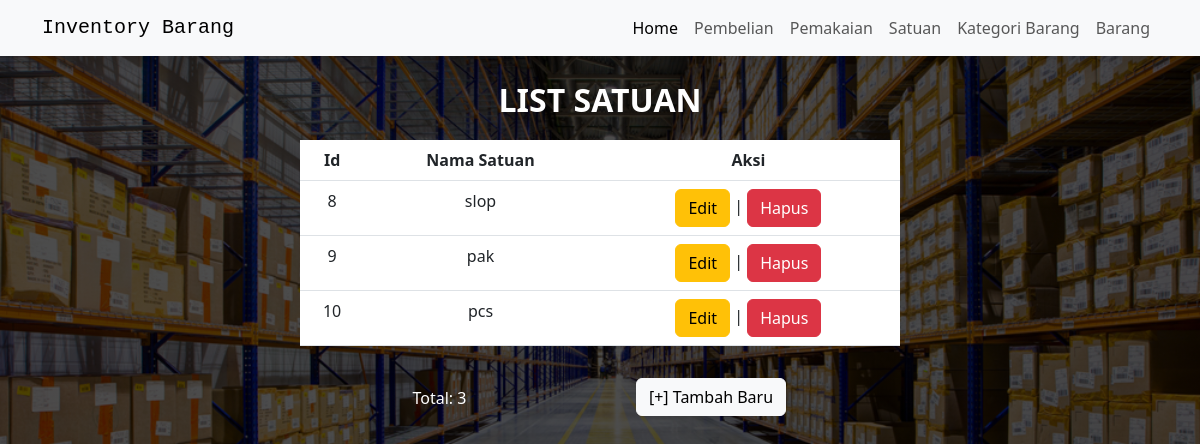
The page /satuan/listsatuan.php on the database its author committed.
### tables this page shows
CREATE TABLE `satuan` (
  `id` int(100) NOT NULL,
  `nama_satuan` varchar(168) NOT NULL
);

### satuan/listsatuan.php (the view)
<?php
include("../koneksi/koneksi.php");
include('../head.php')
?>
<header>
    <p>
        <b>LIST SATUAN</b>
    </p>
</header>
<div class="table-satuan">
    <div class="table-responsive">
        <table class="table table-hover text-center">
            <thead>
                <tr class="table">
                    <th>Id </th>
                    <th>Nama Satuan</th>
                    <th>Aksi</th>
                </tr>
            </thead>
            <tbody>
                <?php
                $sql = "SELECT * FROM satuan";
                $query = mysqli_query($db, $sql);
                while ($satuan = mysqli_fetch_array($query)) {
                    echo "<tr>";
                    echo "<td>" . $satuan['id'] . "</td>";
                    echo "<td>" . $satuan['nama_satuan'] . "</td>";
                    echo "<td>";
                    echo '<a href=editsatuan.php?id=' . $satuan['id'] . ' class="btn btn-warning">Edit</a> | ';
                    echo '<a href="hapussatuan.php?id=' . $satuan['id'] . '" class="btn btn-danger">Hapus</a> ';
                    echo "</td>";
                    echo "</tr>";
                }
                ?>
            </tbody>
        </table>
    </div>
</div>
<div class="container text-center">
    <div class="row justify-content-center">
        <div class="col-2 pt-4 pe-5">
            <p>
                Total: <?php echo mysqli_num_rows($query) ?>
            </p>
        </div>
        <div class="col-3">
            <nav>
                <a href="form-satuan.php" class="btn btn-light" style="margin-bottom: 1rem; margin-top:1rem; margin-left:2rem;">[+] Tambah Baru</a>
            </nav>
        </div>
    </div>
</div>
<?php
include('../bottom.php');
?>

### style/style.css (style rules this page uses)
body { background-size: cover; background-repeat: no-repeat; background-position: center; background-attachment: fixed; position: relative; background-repeat: no-repeat !important; background-size: cover !important; min-height: 100vh; background: linear-gradient(rgba(0, 0, 0, 0.7), rgba(0, 0, 0, 0.7)) ,url(../gambar/bg.jpg); }
header { margin-top: 20px; color: white; font-size: xx-large; text-align: center; }
p { color: white; }
.table { color: white; background-color: white; }
.table-satuan { margin: auto; width: 50%; }

### rows shown on the page
satuan: id "8", nama_satuan "slop"
satuan: id "9", nama_satuan "pak"
satuan: id "10", nama_satuan "pcs"

### other values the page prints
mysqli_num_rows($query) "3"
